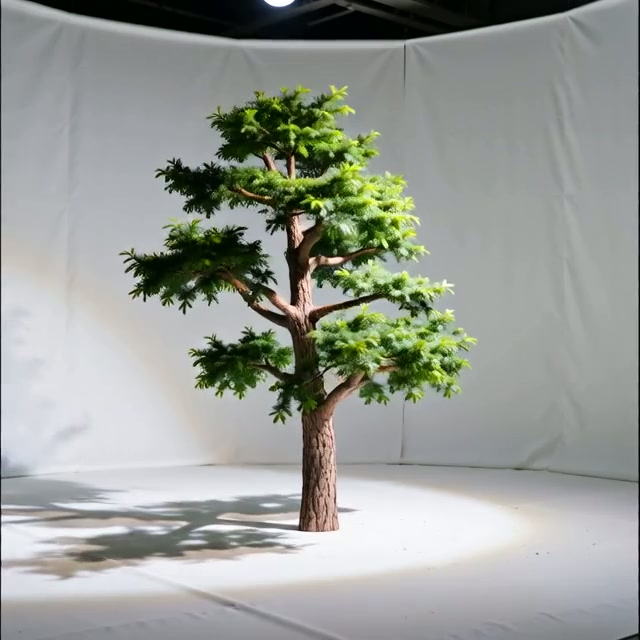
#> input picture reconstructions/TreeTest1video360/input/frame_0000.png, 640 x 640 px, found by its file name; its folder holds 4 pictures in this run
$ python generate_variance_masks.py
#> lines starting #> are read from the running program, lines starting #| are printed output that depends on the picture; after the words box and inside, x2 and y2 are one past the last pixel; in counts of white or black regions, pixels touching at a corner belong together
import os
import argparse
import cv2
import numpy as np

def main():
    parser = argparse.ArgumentParser(description="Generate temporal variance masks for turntable videos")
    parser.add_argument("--input", default="reconstructions/furby_real_test/input", help="Directory containing input frames")
    parser.add_argument("--output", default="reconstructions/furby_real_test/masks", help="Directory to save generated masks")
    parser.add_argument("--threshold", type=float, default=12.0, help="Variance threshold")
    args = parser.parse_args()

    input_dir = args.input
    mask_folder = args.output
    os.makedirs(mask_folder, exist_ok=True)

    frames = sorted([f for f in os.listdir(input_dir) if f.endswith(".png")])
    if not frames:
        print("No frames found in input directory.")
        return

    print(f"Analyzing {len(frames)} frames from {input_dir}...")

    # Load all frames
    all_imgs = []
    for f in frames:
        img = cv2.imread(os.path.join(input_dir, f))
#> img is the input picture: shape (640, 640, 3); mean B, G, R 149.6, 155.8, 151.8
        all_imgs.append(img)
    all_imgs = np.array(all_imgs)
    n_frames, h, w, c = all_imgs.shape
#> n_frames = 2; h = 640; w = 640; c = 3

    # Calculate variance over time
    variance = np.var(all_imgs, axis=0) # Shape: (H, W, C)
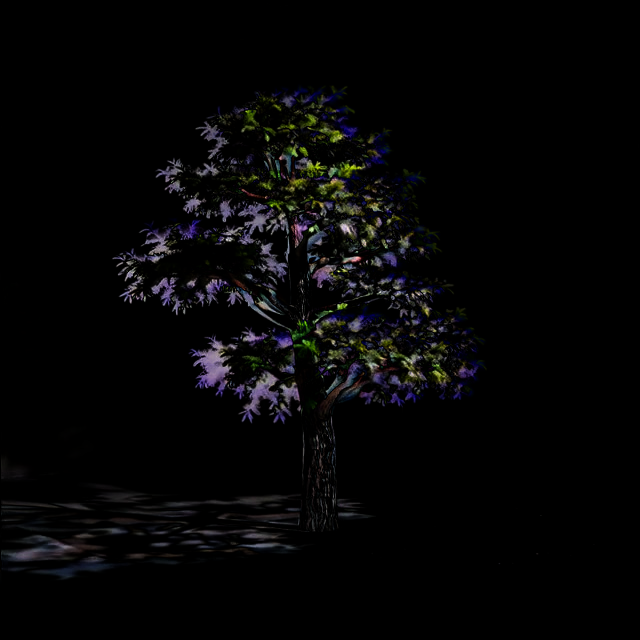
#> variance: shape (640, 640, 3) float64; mean of channels 0, 1, 2 341, 318.6, 326.2; drawn with min black and max white
    mean_var = np.mean(variance, axis=2) # Shape: (H, W)
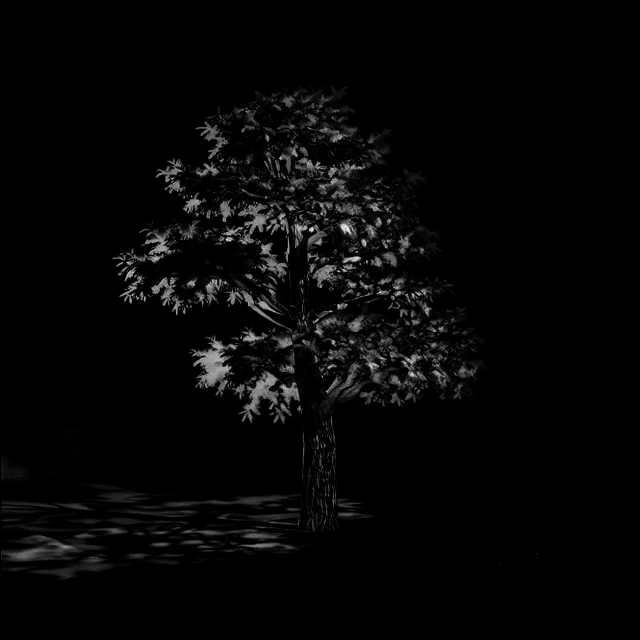
#> mean_var: shape (640, 640) float64; min 0, max 13272.8, mean 328.6; drawn with min black and max white

    # We want a mask where moving elements (variance > threshold) are 255 (white)
    # and static elements (variance <= threshold) are 0 (black).
    moving_mask = (mean_var > args.threshold).astype(np.uint8) * 255
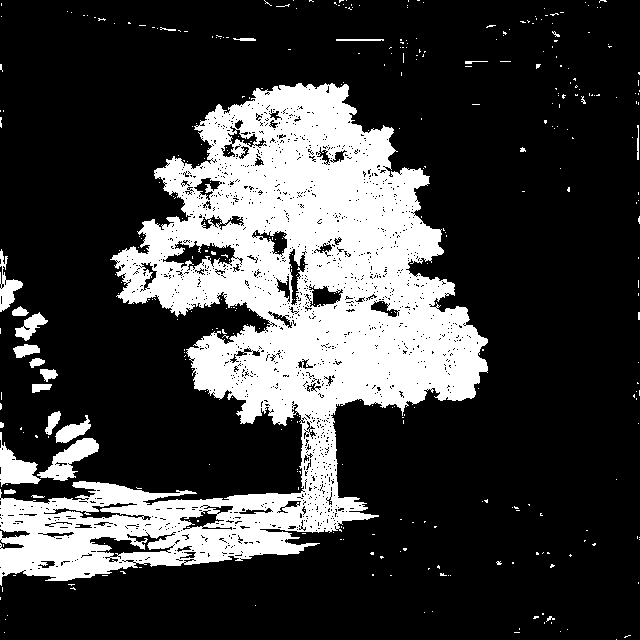
#> moving_mask: shape (640, 640); 24.4% white; 377 white regions (354 under 20 px), largest, box (x1, y1, x2, y2) and area: (0, 83, 488, 586) 93806, (37, 438, 99, 481) 1109, (0, 432, 41, 487) 1007

    # Apply morphological operations to clean up the mask (fill holes, remove noise)
    kernel = cv2.getStructuringElement(cv2.MORPH_ELLIPSE, (15, 15))
    moving_mask = cv2.morphologyEx(moving_mask, cv2.MORPH_CLOSE, kernel)
#> moving_mask: shape (640, 640); 28.9% white; 114 white regions (86 under 20 px), largest, box (x1, y1, x2, y2) and area: (0, 82, 488, 600) 113106, (0, 249, 58, 393) 2395, (389, 38, 426, 63) 448
    moving_mask = cv2.morphologyEx(moving_mask, cv2.MORPH_OPEN, kernel)
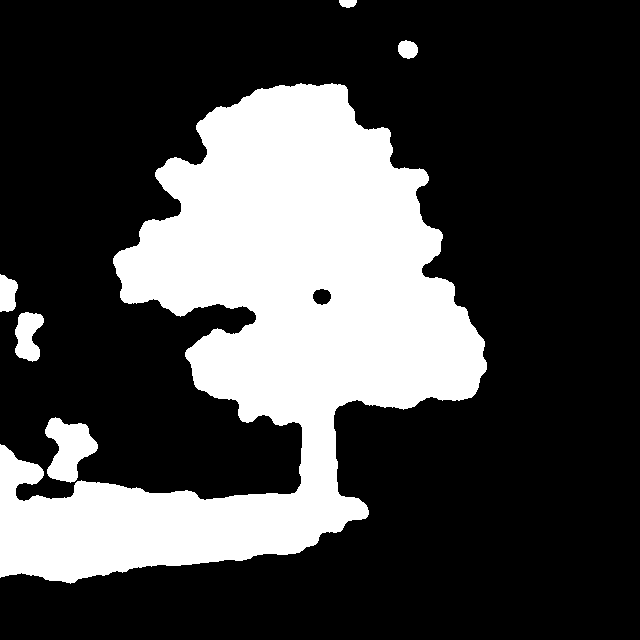
#> moving_mask: shape (640, 640); 27.8% white; 6 white regions

    # Ensure the mask covers the center region where the Furby is
    contours, _ = cv2.findContours(moving_mask, cv2.RETR_EXTERNAL, cv2.CHAIN_APPROX_SIMPLE)
#> contours = 6 contours; box (x1, y1, x2, y2) and area: (0, 83, 487, 584) 108932, (45, 417, 98, 483) 1991, (15, 312, 44, 362) 936, (0, 274, 18, 312) 490, (398, 40, 418, 59) 266, (339, 0, 357, 8) 95
    final_mask = np.zeros_like(moving_mask)
    for cnt in contours:
        # Only fill reasonably large contours
        if cv2.contourArea(cnt) > 2000:
            cv2.drawContours(final_mask, [cnt], -1, 255, -1)
#> this loop made 6 passes
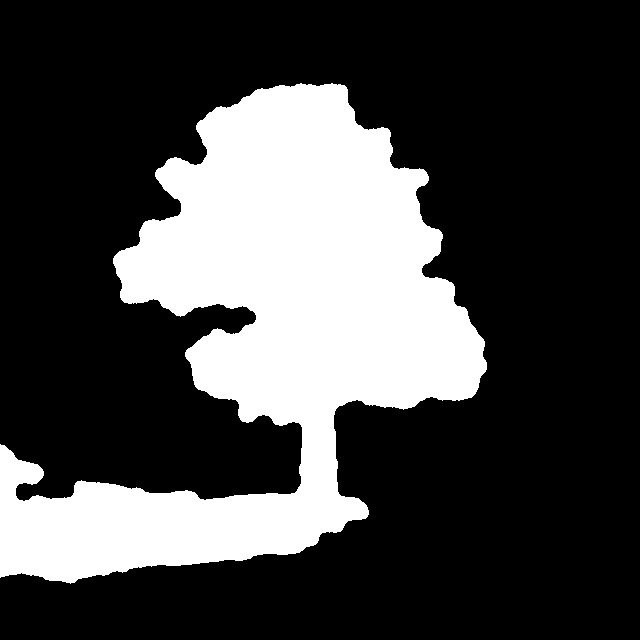
#> final_mask: shape (640, 640); 26.9% white; 1 white region, box (x1, y1, x2, y2) and area: (0, 83, 487, 584) 110135

    # Dilate to cover boundaries
    kernel_dil = cv2.getStructuringElement(cv2.MORPH_ELLIPSE, (25, 25))
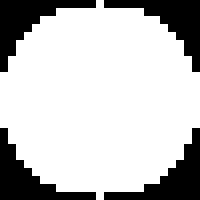
#> kernel_dil: shape (25, 25) (shown 8 times larger); values 0 (black) and 1 (white), 76.3% white; 4 black regions, box (x1, y1, x2, y2) and area: (0, 0, 12, 9) 37, (13, 0, 25, 9) 37, (0, 16, 12, 25) 37, (13, 16, 25, 25) 37
    final_mask = cv2.dilate(final_mask, kernel_dil, iterations=1)
#> final_mask: shape (640, 640); 34% white; 1 white region, box (x1, y1, x2, y2) and area: (0, 71, 499, 596) 139327

    # Apply Region of Interest (ROI) bounding box
    # Furby is in the center
    roi_x_start = 220
    roi_x_end = 630
    roi_y_start = 80
    roi_y_end = 480

    roi_mask = np.zeros_like(final_mask)
    roi_mask[roi_y_start:roi_y_end, roi_x_start:roi_x_end] = 255

    # Intersect final_mask with roi_mask
    final_mask = cv2.bitwise_and(final_mask, roi_mask)
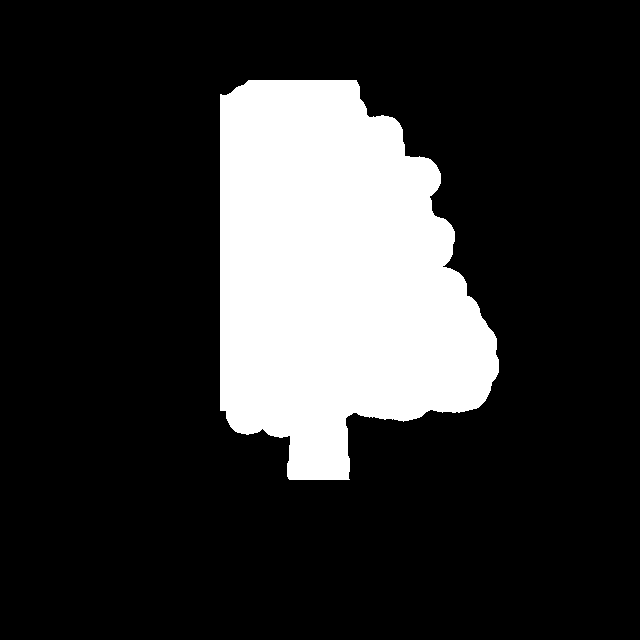
#> final_mask: shape (640, 640); 19.8% white; 1 white region, box (x1, y1, x2, y2) and area: (220, 80, 499, 480) 80964

    # Save the masks
    for i, f in enumerate(frames):
        cv2.imwrite(os.path.join(mask_folder, f), final_mask)

    print(f"Successfully generated {len(frames)} masks in {mask_folder}")
#| Successfully generated 2 masks in reconstructions/furby_real_test/masks

if __name__ == "__main__":
    main()
